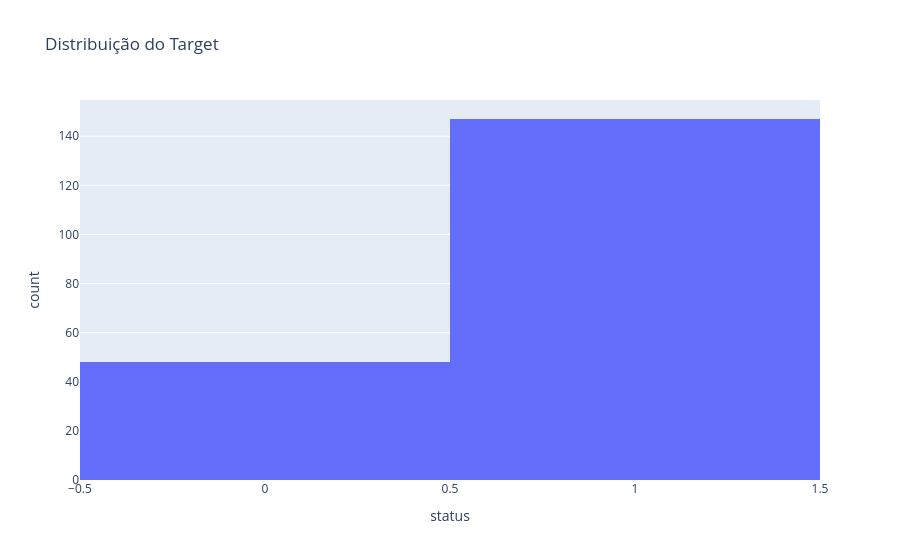

Notebook code for this chart:
### Code cell
# Distribuição do target
fig = px.histogram(df_parkisons, x="status", title="Distribuição do Target")
fig.show()

### Figure 1 — Plotly figure (JSON) as saved in the notebook; plotly's stock layout.template omitted (floating-point values rounded to 4 significant figures; data arrays with more than 128 entries replaced by an {"elided": "..."} marker saying what was removed)
{"data": [{"alignmentgroup": "True", "bingroup": "x", "hovertemplate": "status=%{x}<br>count=%{y}<extra></extra>", "legendgroup": "", "marker": {"color": "#636efa", "pattern": {"shape": ""}}, "name": "", "offsetgroup": "", "orientation": "v", "showlegend": false, "type": "histogram", "x": {"elided": "195 int values"}, "xaxis": "x", "yaxis": "y"}], "layout": {"barmode": "relative", "legend": {"tracegroupgap": 0}, "title": {"text": "Distribuição do Target"}, "xaxis": {"anchor": "y", "domain": [0, 1], "title": {"text": "status"}}, "yaxis": {"anchor": "x", "domain": [0, 1], "title": {"text": "count"}}}}
